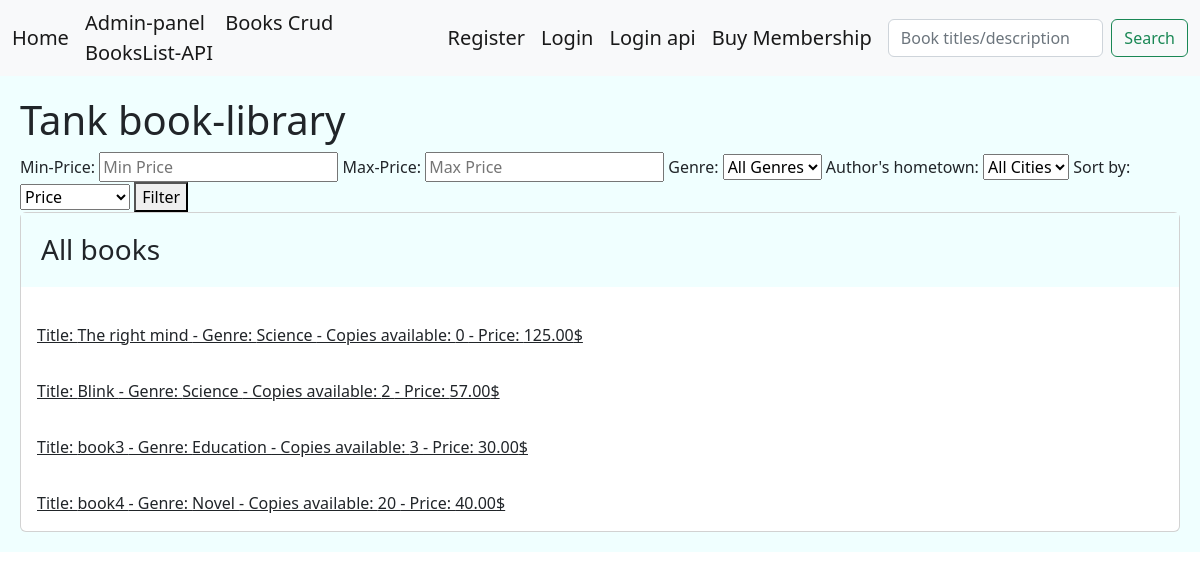
The page / on the database its author committed.
### library/models.py (models this page shows, shortened)
class Books(models.Model):
    title = models.CharField(max_length=100)
    description = models.TextField(null=True)
    price = models.DecimalField(max_digits=6 , decimal_places=2, default=0.00)
    shabak = models.CharField(max_length=150,null=True)
    copies_available = models.PositiveIntegerField(default=4)
    genre = models.ForeignKey('Genre', on_delete=models.SET_NULL, null=True)
    author = models.ForeignKey('Author', on_delete=models.SET_NULL, null=True)

### library/views.py (the view)
# urls.py: path('',views.HomePage.as_view(), name='home'),
class HomePage(View):
    def get(self, request):
        min_price = request.GET.get('min_price')
        max_price = request.GET.get('max_price')
        genre_id = request.GET.get('genre_id')
        born_city = request.GET.get('born_city')
        Price = request.GET.get('price')
        books = Books.objects.values('title','genre__genre','author','price','id','copies_available')
        if born_city:
            books = books.filter(author__born_city=born_city)
        if min_price and max_price:
            books = books.filter(price__range=(min_price, max_price))
        if Price:
            books = books.order_by(Price)
        if genre_id:
            books = books.filter(genre__id=genre_id)
        return render(request, 'main.html', {'books': books})

### templates/main.html (shortened to what this page needs)
<!DOCTYPE html>
<html lang="en">
<head>
    <link href="https://cdn.jsdelivr.net/npm/bootstrap@5.2.0-beta1/dist/css/bootstrap.min.css" rel="stylesheet">
</head>
<body>
{% include 'include/navbar.html' %}
<div class="jumbotron">
    {% block content %} <H1> Tank book-library </H1>
    <form method="GET" action="{% url 'library:home' %}">
        <label for="min_price">Min-Price:</label>
        <input type="text" id="min_price" name="min_price" placeholder="Min Price">
        <label for="max_price">Max-Price:</label>
        <input type="text" id="max_price" name="max_price" placeholder="Max Price">
        <label for="genre_id">Genre:</label>
        <select name="genre_id">
          <option value="">All Genres</option>
        </select>
        <label for="born_city">Author's hometown:</label>
        <select name="born_city">
          <option value="">All Cities</option>
        </select>
        <label for="price">Sort by:</label>
        <select name="price">
          <option value="">Price</option>
        </select>
        <button type="submit">Filter</button>
      </form>
    <div class="card">
        <h3 class="card-title jumbotron">All books</h3>
        {% for i in books %}
        <a class="card-body" href="{% url 'library:borrow' i.id  %}" >Title: {{i.title}}
           - Genre: {{i.genre__genre}} - Copies available: {{i.copies_available}} - Price: {{i.price}}$</a>
        {% endfor %}
        {% endblock %}
</div>
</body>
</html>

### templates/main.html (style rules this page uses)
.jumbotron { padding: 20px; margin-bottom: 20px; background-color: azure; }

### rows shown on the page
Books: title "The right mind", genre__genre "Science", copies_available "0", price "125.00"
Books: title "Blink", genre__genre "Science", copies_available "2", price "57.00"
Books: title "book3", genre__genre "Education", copies_available "3", price "30.00"
Books: title "book4", genre__genre "Novel", copies_available "20", price "40.00"
